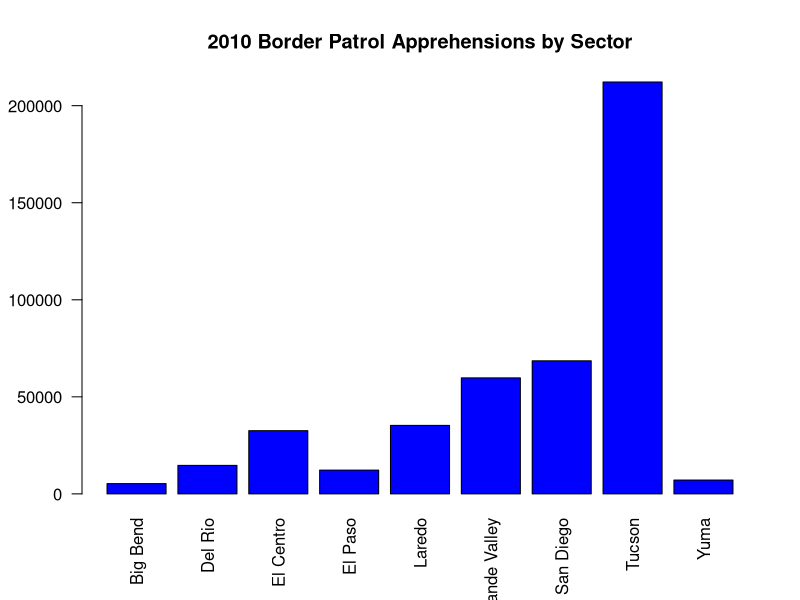

Reproduce this figure in R. (Note: this script raises an error after producing the figure.)
data1 <- read.csv("BP apprehensions 2010.csv", header = TRUE, stringsAsFactors = FALSE)
rownames(data1) <- data1[,1]
#View(data1)
x <- subset(data1, select= -c(Sector))
x <- rbind(x, colSums(x))
rownames(x) <- c(rownames(x)[-length(rownames(x))], "Total")
x <- cbind(x,rowSums(x))
colnames(x) <- c(colnames(x)[-length(colnames(x))], "Total")
barplot(x[1:9, 13], names.arg = rownames(x)[1:9], 
        las=2,
        axisnames=TRUE,
        main="2010 Border Patrol Apprehensions by Sector",
        border="black",
        col="blue")

data2 <- read.csv("PB Apprehensions 2017.csv", header = TRUE, stringsAsFactors = FALSE)
print(data2)
rownames(data2) <- data2[,1]
print(rownames(data2))
y <- subset(data2, select= -c(Sector))
print(colSums(y))
y <- rbind(y, colSums(y))
print(y)
rownames(y) <- c(rownames(y)[-length(rownames(y))], "Total")
y <- cbind(y, rowSums(y))
colnames(y) <- c(colnames(y)[-length(colnames(y))], "Total")
barplot(y[1:9, 13], names.arg = rownames(y)[1:9], 
        las=2,
        axisnames=TRUE,
        main="2017 Border Patrol Apprehensions by Sector",
        border="black",
        col="blue")

y[1:9, 13]

